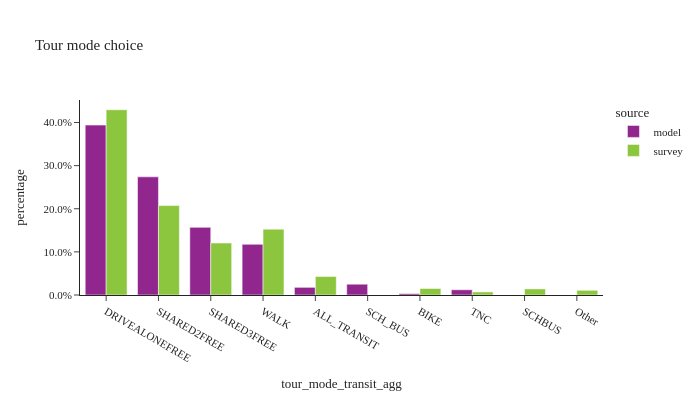
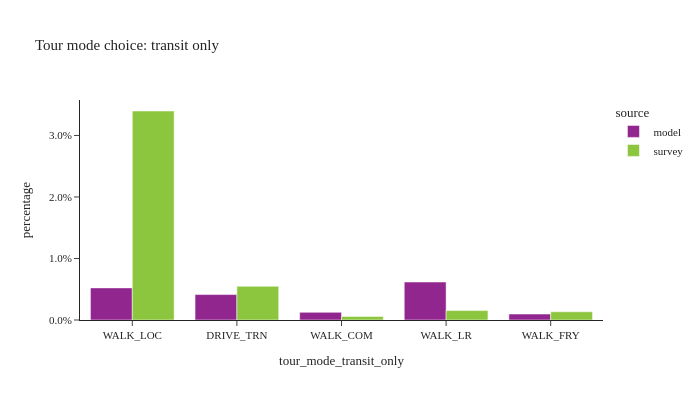

Notebook code cell kept with these figures, in order:
### Code cell
util.plot_share_barchart(tour_data, 'tour_weight', 'tour_mode_transit_agg', title="Tour mode choice")
util.plot_share_barchart(tour_data, 'tour_weight', 'tour_mode_transit_only', title="Tour mode choice: transit only", dropna=False)

### Figure 1 — Plotly figure (JSON) as saved in the notebook; plotly's stock layout.template omitted (floating-point values rounded to 4 significant figures)
{"data": [{"alignmentgroup": "True", "customdata": [[1967000.0, 1967000.0], [1368000.0, 1368000.0], [783200.0, 783200.0], [586900.0, 586900.0], [88610.0, 88610.0], [124800.0, 124800.0], [15250.0, 15250.0], [60620.0, 60620.0]], "hovertemplate": "source=model<br>tour_mode_transit_agg=%{x}<br>percentage=%{y}<br>weighted_sum=%{customdata[0]}<br>sample_size=%{customdata[1]}<extra></extra>", "legendgroup": "model", "marker": {"color": "#91268F", "pattern": {"shape": ""}}, "name": "model", "offsetgroup": "model", "orientation": "v", "showlegend": true, "textposition": "auto", "type": "bar", "x": ["DRIVEALONEFREE", "SHARED2FREE", "SHARED3FREE", "WALK", "ALL_TRANSIT", "SCH_BUS", "BIKE", "TNC"], "xaxis": "x", "y": [0.3939, 0.2739, 0.1568, 0.1175, 0.01774, 0.02498, 0.003052, 0.01214], "yaxis": "y"}, {"alignmentgroup": "True", "customdata": [[3242000.0, 4007.0], [1565000.0, 1881.0], [909400.0, 970.0], [1153000.0, 2403.0], [323900.0, 892.0], [106400.0, 131.0], [113600.0, 339.0], [53580.0, 70.0], [82170.0, 113.0]], "hovertemplate": "source=survey<br>tour_mode_transit_agg=%{x}<br>percentage=%{y}<br>weighted_sum=%{customdata[0]}<br>sample_size=%{customdata[1]}<extra></extra>", "legendgroup": "survey", "marker": {"color": "#8CC63E", "pattern": {"shape": ""}}, "name": "survey", "offsetgroup": "survey", "orientation": "v", "showlegend": true, "textposition": "auto", "type": "bar", "x": ["DRIVEALONEFREE", "SHARED2FREE", "SHARED3FREE", "WALK", "ALL_TRANSIT", "SCHBUS", "BIKE", "TNC", "Other"], "xaxis": "x", "y": [0.4295, 0.2073, 0.1205, 0.1527, 0.04291, 0.0141, 0.01504, 0.007097, 0.01089], "yaxis": "y"}], "layout": {"barmode": "group", "height": 400, "legend": {"title": {"text": "source"}, "tracegroupgap": 0}, "title": {"text": "Tour mode choice"}, "width": 700, "xaxis": {"anchor": "y", "domain": [0.0, 1.0], "title": {"text": "tour_mode_transit_agg"}}, "yaxis": {"anchor": "x", "domain": [0.0, 1.0], "tickformat": ".1%", "title": {"text": "percentage"}}}}

### Figure 2 — Plotly figure (JSON) as saved in the notebook; plotly's stock layout.template omitted (floating-point values rounded to 4 significant figures)
{"data": [{"alignmentgroup": "True", "customdata": [[26070.0, 26070.0], [20650.0, 20650.0], [6214.0, 6214.0], [30840.0, 30840.0], [4835.0, 4835.0]], "hovertemplate": "source=model<br>tour_mode_transit_only=%{x}<br>percentage=%{y}<br>weighted_sum=%{customdata[0]}<br>sample_size=%{customdata[1]}<extra></extra>", "legendgroup": "model", "marker": {"color": "#91268F", "pattern": {"shape": ""}}, "name": "model", "offsetgroup": "model", "orientation": "v", "showlegend": true, "textposition": "auto", "type": "bar", "x": ["WALK_LOC", "DRIVE_TRN", "WALK_COM", "WALK_LR", "WALK_FRY"], "xaxis": "x", "y": [0.00522, 0.004135, 0.001244, 0.006174, 0.0009679], "yaxis": "y"}, {"alignmentgroup": "True", "customdata": [[256500.0, 747.0], [41390.0, 73.0], [4416.0, 10.0], [11540.0, 51.0], [10110.0, 11.0]], "hovertemplate": "source=survey<br>tour_mode_transit_only=%{x}<br>percentage=%{y}<br>weighted_sum=%{customdata[0]}<br>sample_size=%{customdata[1]}<extra></extra>", "legendgroup": "survey", "marker": {"color": "#8CC63E", "pattern": {"shape": ""}}, "name": "survey", "offsetgroup": "survey", "orientation": "v", "showlegend": true, "textposition": "auto", "type": "bar", "x": ["WALK_LOC", "DRIVE_TRN", "WALK_COM", "WALK_LR", "WALK_FRY"], "xaxis": "x", "y": [0.03398, 0.005482, 0.000585, 0.001528, 0.001339], "yaxis": "y"}], "layout": {"barmode": "group", "height": 400, "legend": {"title": {"text": "source"}, "tracegroupgap": 0}, "title": {"text": "Tour mode choice: transit only"}, "width": 700, "xaxis": {"anchor": "y", "domain": [0.0, 1.0], "title": {"text": "tour_mode_transit_only"}}, "yaxis": {"anchor": "x", "domain": [0.0, 1.0], "tickformat": ".1%", "title": {"text": "percentage"}}}}
